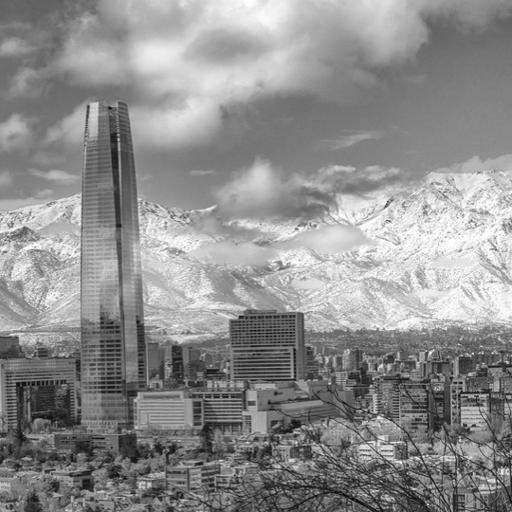
#> input picture clases/Cap06_Restauración_Imágenes/Python/medellin512.png, 512 x 512 px
$ jupyter execute EL442_06_RestauracionImagen.ipynb
#> lines starting #> are read from the running program, lines starting #| are printed output that depends on the picture; after the words box and inside, x2 and y2 are one past the last pixel; in counts of white or black regions, pixels touching at a corner belong together
# Sistemas Lineales<a class="tocSkip">
## TRATAMIENTO DE SEÑALES <a class="tocSkip">
### Ingenieria Electrónica <a class="tocSkip">
### Universidad Popular del Cesar <a class="tocSkip">
### Prof.: Jose Ramón Iglesias Gamarra - [https://github.com/joseramoniglesias/](https://github.com/joseramoniglesias/) <a class="tocSkip">
  **joseiglesias@unicesar.edu.co**
---

Este ejemplo es parte del curso [Tratamiento de Señales]
---

---

# Ejemplo de Restauración de Imágenes

En este ejemplo:

*   $\bf F$: Imagen original
*   $\bf G$: Imagen degradada
*   $\bf \hat F$: Imagen restuarada

El proceso de degradación consiste en un movimiento uniforme horizontal de $n$ pixeles, donde cada fila es modelada como:

$
\left[ \begin{array}{c c c c c c c}
h_1 & ... & h_n & 0   & 0   & 0   & 0   \\
0   & h_1 & ... & h_n & 0   & 0   & 0   \\
    &  :  &     &     & :   &     &     \\
0   &  0  &  ...& 0 & h_1 & ... & h_n
\end{array} \right]
\left[ \begin{array}{c}
f_1 \\
f_2 \\
:   \\
f_M
\end{array}
\right]
=
\left[ \begin{array}{c}
g_1 \\
g_2 \\
:   \\
g_N
\end{array}
\right]
$

## Algoritmo de restauración

La solución a este problema, se obtiene minimizando la siguiente función objetivo que usa multiplicadores de Lagrange:

$
V({\bf f}) = \lambda\parallel{\bf H}{\bf f}-{\bf g}\parallel^2 +\parallel{\bf  W}{\bf  f}\parallel^2
$

donde $\bf W$ es un regulador que reduce el rizado de ${\bf f}$. Derivando $V$ con respecto a ${\bf f}$ e igualando a cero se obtiene:

$
{\bf \hat f} = \lambda \left[ \lambda {\bf H}^{\sf T} {\bf H} + {\bf W}^{\sf T} {\bf W} \right]^{-1} {\bf H} ^{\sf T} {\bf g}.
$

En este ejemplo usamos ${\bf W} = {\bf I}$, sin embargo se puede usar otras matrices de regularización. En la práctica $\lambda = 10^{6}$ obtiene buenos resultados.

[cell 1]
def res_minio(_img_g, h, method='minio'):
    """
    Args:
        _img_g: blured image as ndarray.
        h: PSF as ndarray.
        method: integer value to select minimization method:
                'minio': ||f_n - g|| -> min
                'other': ||f|| -> min

    Returns:
        _img_f: the restored image as ndarray.

    Raises:
        ValueError: if h is not ndarray.
        Exception

    """

    _valid_methods = ['minio', 'eye']

    # Check input parameters
    # Input image _img_g
    if not isinstance(_img_g, np.ndarray):
        raise Exception('{} is not valid input format for the blured image _img_g.'.format(type(_img_g)))

    # PSF h
    if not isinstance(h, np.ndarray):
        raise Exception('{} is not a valid format for PSF.'.format(type(h)))

    # Method
    if method not in _valid_methods:
        raise ValueError('method do not meet {} as a valid method'.format(method))

    # Main
    nh = h.shape[-1]
    n = _img_g.shape[-1]
    m = n + nh - 1
    _mat_h = np.zeros((n, m))

    # Composing H matrix
    for i in range(n):
        _mat_h[i, i:i + nh] = h.ravel()

    _lambda = 1e6  # Lagrange multiplier

    if method == 'minio':
        _mat_p = np.hstack([np.eye(n, dtype='float'), np.zeros((n, nh - 1))])
        _img_f = _img_g @ (_lambda * _mat_h + _mat_p)
        _img_f = _img_f @ (np.linalg.inv((_lambda * _mat_h).T @ _mat_h + _mat_p.T @ _mat_p)).T

    if method =='eye':
        _img_f = _img_g @ _mat_h
        _img_f = _img_f @ (np.linalg.inv((_lambda * _mat_h).T @ _mat_h + np.eye(m, dtype='float'))).T

    # Clip the image between 0 and 255
    _img_f[_img_f < 0] = 0
    _img_f[_img_f > 255] = 255

    return _img_f

## Ejemplo de movimiento horizontal

[cell 2]
import numpy as np
import matplotlib.pylab as plt
from cv2 import imread, filter2D, IMREAD_GRAYSCALE, CV_64F

img = imread('medellin512.png', IMREAD_GRAYSCALE)
#> img is the input picture: shape (512, 512); min 5, max 255, mean 142.1

n = 40
h = np.ones((1, n)) / n

N = img.shape[0]
#> N = 512
M = N-n+1
#> M = 473

img_g = filter2D(img.astype('double'), CV_64F, h)
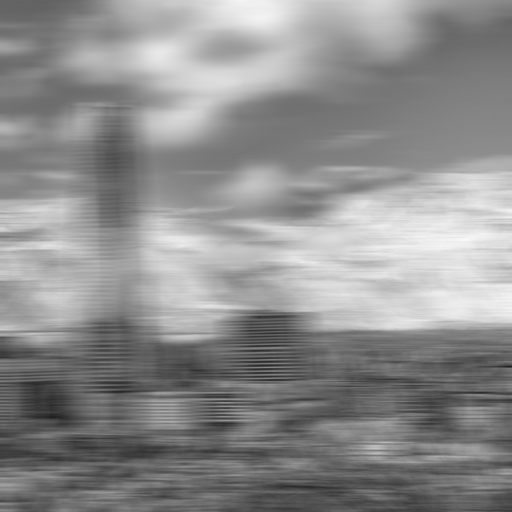
#> img_g: shape (512, 512) float64; min 31.68, max 248.4, mean 142.1
img_g = img_g[:,0:M]
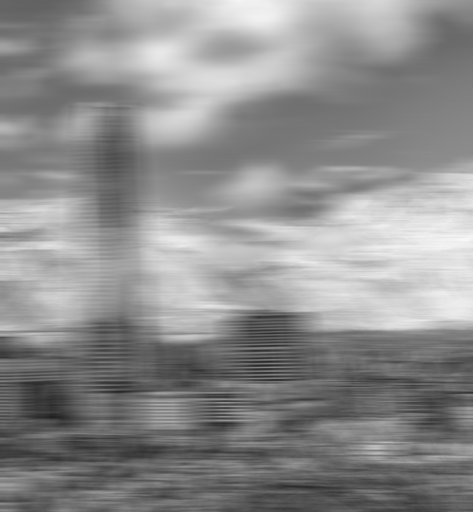
#> img_g: shape (512, 473) float64; min 31.68, max 248.4, mean 141.6
fs = res_minio(img_g, h, method='eye')
#> after the loop in res_minio, `for i in range(n):`:
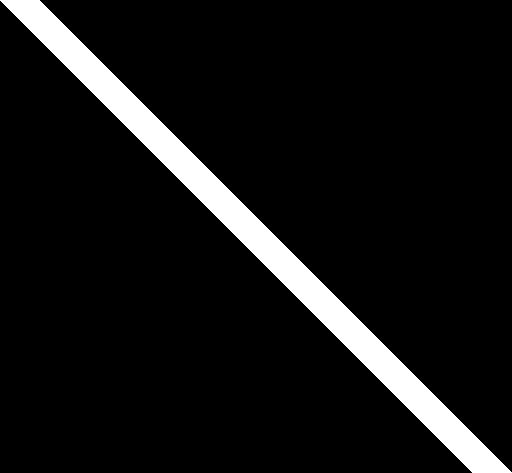
#> _mat_h: shape (473, 512) float64; values 0 (black) and 0.025 (white), 7.8% white; 1 white region, box (x1, y1, x2, y2) and area: (0, 0, 512, 473) 18920
#> in res_minio, `_img_f = _img_g @ _mat_h`:
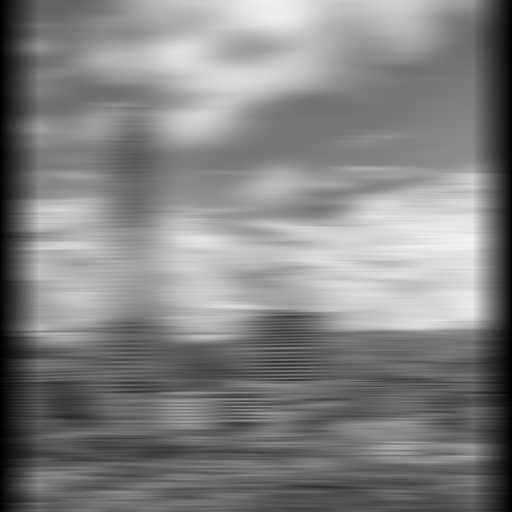
#> _img_f: shape (512, 512) float64; min 1.28, max 243.7, mean 130.8
#> in res_minio, `_img_f = _img_f @ (np.linalg.inv((_lambda * _mat_h).T @ _mat_h + np.ey..`:
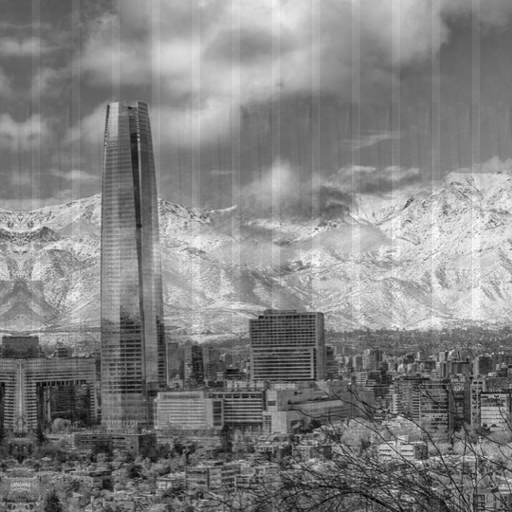
#> _img_f: shape (512, 512) float64; min -6.34e-07, max 0.000275, mean 0.000141; drawn with min black and max white
#> in res_minio, `_img_f[_img_f < 0] = 0`: _img_f: shape (512, 512) float64; under 0.01% of pixels changed, all inside (x1, y1, x2, y2) = (45, 384, 46, 385)

fig, ax = plt.subplots(3, 1, figsize=(48, 34))
ax[0].imshow(img, cmap='gray')
ax[0].set_title('Original image')
ax[0].axis('on')
ax[1].imshow(img_g, cmap='gray')
ax[1].set_title('Degraded image')
ax[1].axis('on')
ax[2].imshow(fs, cmap='gray')
ax[2].set_title('Restored image')
ax[2].axis('on')
plt.show()

[cell 3]
print(fs.shape)
#| (512, 512)

$ run again, with clases/Cap06_Restauración_Imágenes/Python/damaged_astronaut.png copied over clases/Cap06_Restauración_Imágenes/Python/medellin512.png
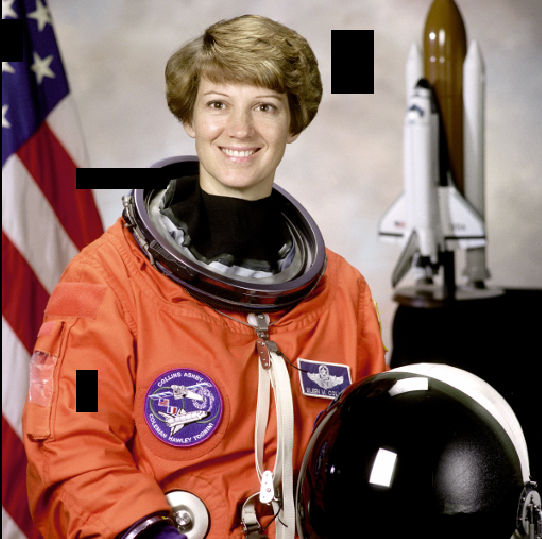
#> input picture clases/Cap06_Restauración_Imágenes/Python/damaged_astronaut.png, 542 x 539 px
#> after the loop in res_minio, `for i in range(n):`:
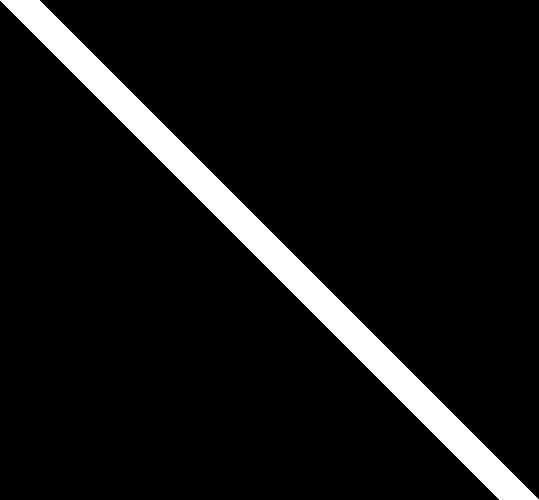
#> _mat_h: shape (500, 539) float64; values 0 (black) and 0.025 (white), 7.4% white; 1 white region, box (x1, y1, x2, y2) and area: (0, 0, 539, 500) 20000
#> in res_minio, `_img_f = _img_f @ (np.linalg.inv((_lambda * _mat_h).T @ _mat_h + np.ey..`:
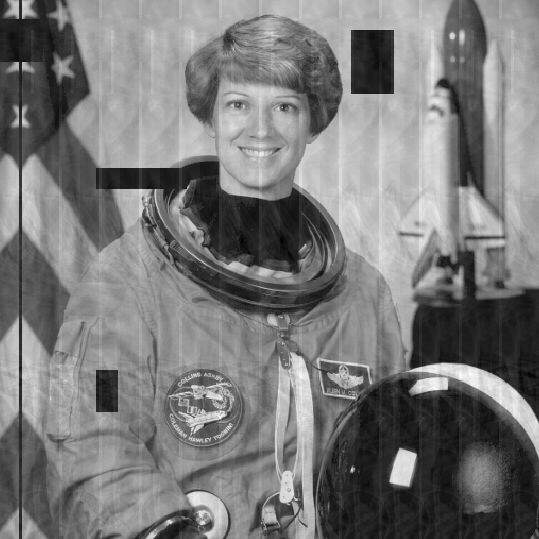
#> _img_f: shape (539, 539) float64; min -4.35e-05, max 0.000292, mean 0.000116; drawn with min black and max white
#| (539, 539)

$ run again, with clases/Cap06_Restauración_Imágenes/Python/medellin.png copied over clases/Cap06_Restauración_Imágenes/Python/medellin512.png
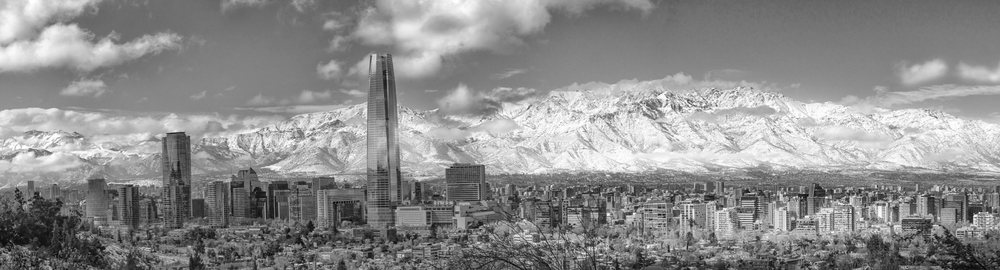
#> input picture clases/Cap06_Restauración_Imágenes/Python/medellin.png, 1000 x 270 px, shrunk from 2000 x 540 before the run
#> img is the input picture: shape (270, 1000); min 4, max 255, mean 141
#> after the loop in res_minio, `for i in range(n):`:
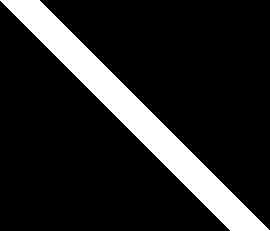
#> _mat_h: shape (231, 270) float64; values 0 (black) and 0.025 (white), 14.8% white; 1 white region, box (x1, y1, x2, y2) and area: (0, 0, 270, 231) 9240
#> in res_minio, `_img_f = _img_f @ (np.linalg.inv((_lambda * _mat_h).T @ _mat_h + np.ey..`:
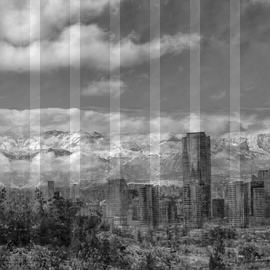
#> _img_f: shape (270, 270) float64; min -6.19e-06, max 0.000287, mean 0.000133; drawn with min black and max white
#| (270, 270)
